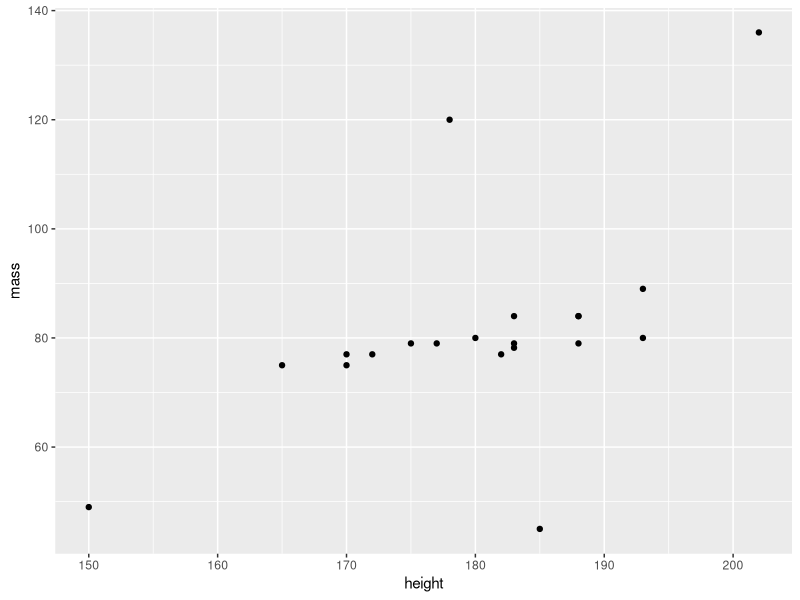
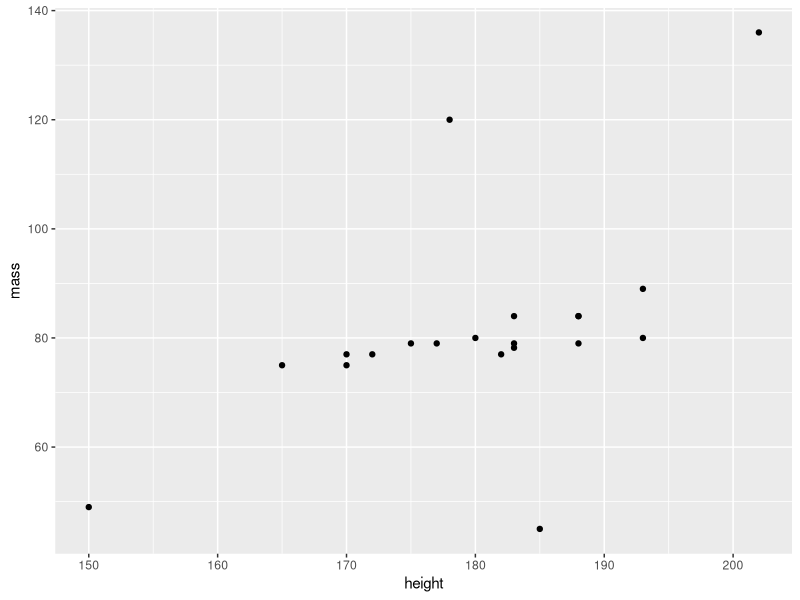

Recreate these plots in R, in order.
## ---- chunk 1
library(tidyverse)
## ---- chunk 2
starwars %>% filter(species == 'Human') %>% 
    ggplot(aes(x = height, y=mass)) + 
    geom_point()
## ---- chunk 3
# code team num 2
## ---- chunk 4
starwars %>% filter(species == 'Human') %>%
    ggplot(aes(x = height, y = mass)) +
    geom_point()
## ---- chunk 5
# code team num 4
